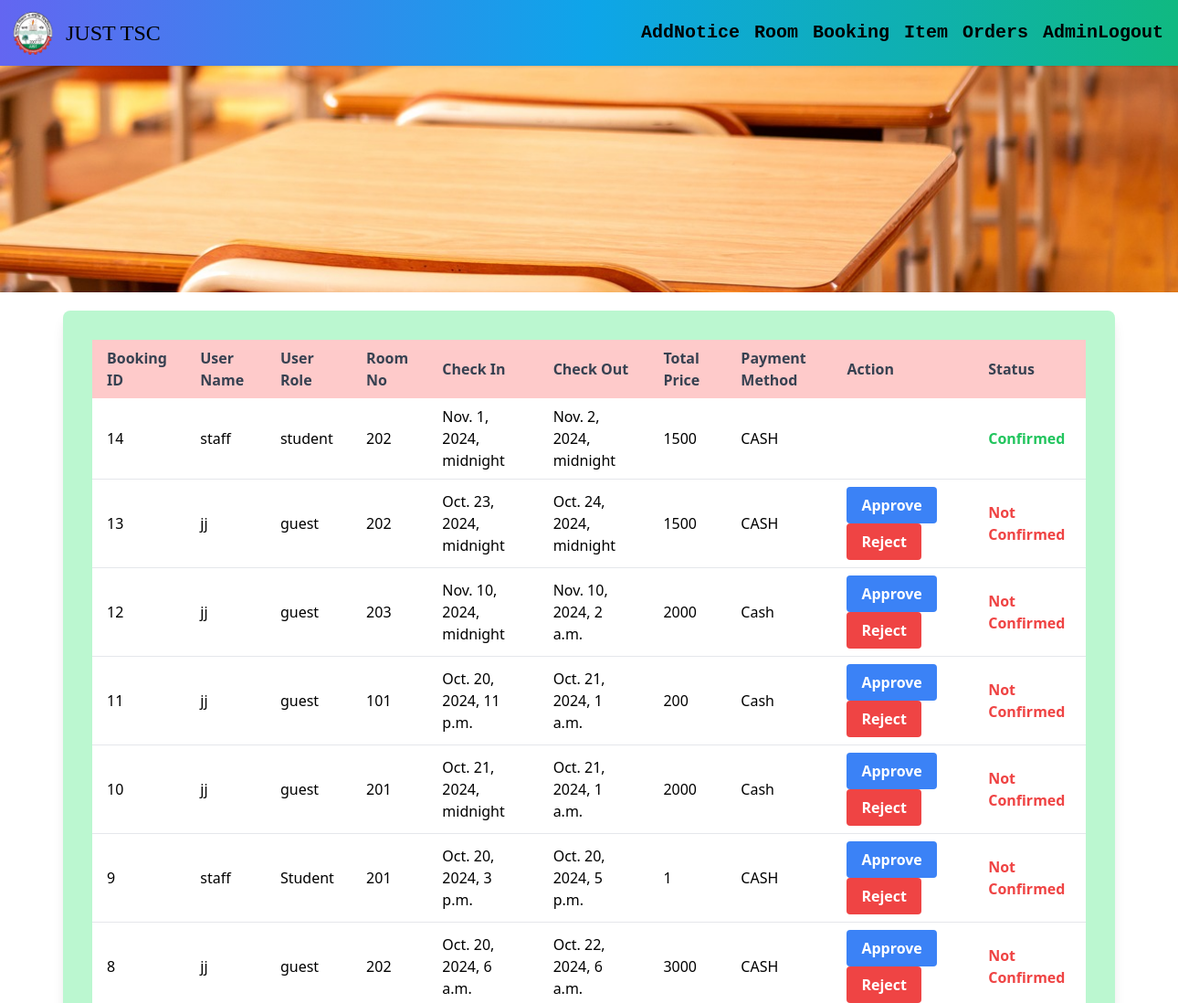
Before: /Booking_list/ (signed in, upper part) with the older database file.
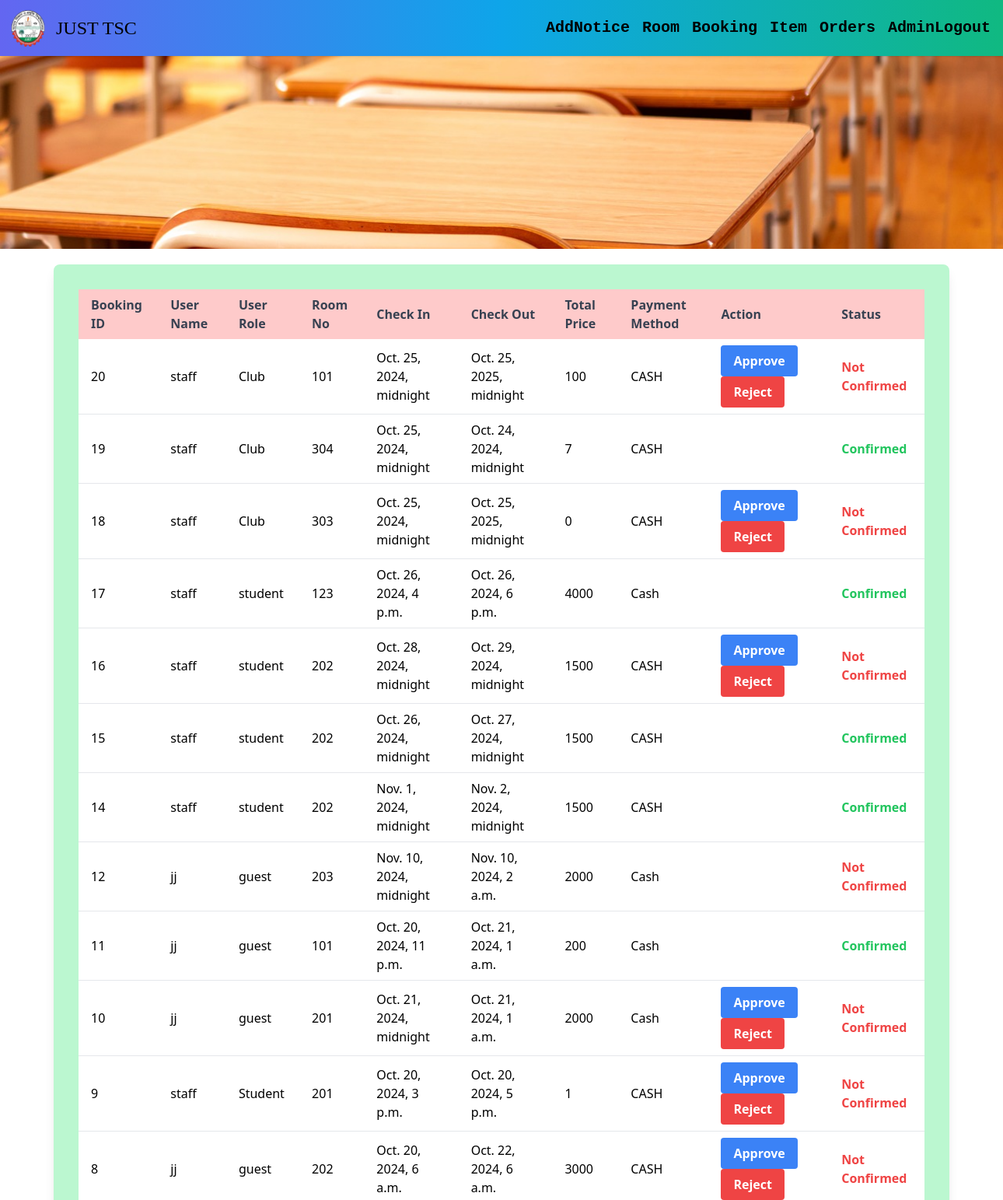
After: the same page with the newer database file.
### TSC/models.py (models this page shows, shortened)
class Booking(models.Model):
    PAYMENT_CHOICES = [
        ('CASH', 'CASH'),
        ('E-Payment', 'E-Payment'),
    ]
    booking_id = models.AutoField(primary_key=True)
    user=models.ForeignKey(settings.AUTH_USER_MODEL,on_delete=models.CASCADE)
    email = models.EmailField()
    room = models.ForeignKey(Room, on_delete=models.SET_NULL,null=True,blank=True)
    check_in=models.DateTimeField()
    check_out=models.DateTimeField()
    tot_price=models.IntegerField(default=0)
    payment_method = models.CharField(max_length=10, choices=PAYMENT_CHOICES, default='CASH')
    confirmed = models.IntegerField(default=0)
    role=models.CharField(max_length=10,default="Student")

class Room(models.Model):
    current_status=[
        ('Available for booking','Available for booking'),
        ('Not available currently','Not available currently'),
        ('Not for Booking','Not for booking'),
    ]
    room=models.CharField(max_length=50)
    roomtype = models.ForeignKey(Room_Type, on_delete=models.SET_NULL,null=True,blank=True)
    capacity=models.IntegerField(default=0)
    status = models.CharField(null=True,blank=True,max_length=50, choices=current_status)
    description=models.TextField(null=True,blank=True)
    img=models.FileField(upload_to='img')
    price=models.IntegerField(default=0)
    def __str__(self) -> str:
        return self.room

### TSC/views.py (the view)
# urls.py: path('Booking_list/',views.Booking_list,name="Booking_list"),
@user_passes_test(is_admin, login_url='/')
def Booking_list(request):
    booking_list=Booking.objects.all().order_by('-booking_id')
    return render(request,'Booking_list.html',{'booking_list':booking_list,'page_name':"BOOKING LIST"})

### TSC/views.py (called while the page is built)
def is_admin(user):
    return user.is_authenticated and user.is_staff

### templates/Booking_list.html (shortened to what this page needs)
{% extends "image.html" %}
{% block first %}
<div class="container mx-auto mt-5">
    <form class="w-full sm:max-w-lg md:max-w-2xl lg:max-w-10xl xl:max-w-6xl mx-auto bg-green-200 p-8 rounded-lg shadow-lg" method="POST" enctype="multipart/form-data">
        <table class="w-full text-left table-auto">
            <thead>
                <tr class="bg-red-200 text-gray-700">
                    <th scope="col" class="px-4 py-2">Booking ID</th>
                    <th scope="col" class="px-4 py-2">User Name</th>
                    <th scope="col" class="px-4 py-2">User Role</th>
                    <th scope="col" class="px-4 py-2">Room No</th>
                    <th scope="col" class="px-4 py-2">Check In</th>
                    <th scope="col" class="px-4 py-2">Check Out</th>
                    <th scope="col" class="px-4 py-2">Total Price</th>
                    <th scope="col" class="px-4 py-2">Payment Method</th>
                    <th scope="col" class="px-4 py-2">Action</th>
                    <th scope="col" class="px-4 py-2">Status</th>
                </tr>
            </thead>
            <tbody>
                {% for bl in booking_list %}
                <tr class="bg-white border-b border-gray-200">
                    <td class="px-4 py-2">{{ bl.booking_id }}</td>
                    <td class="px-4 py-2">{{ bl.user }}</td>
                    <td class="px-4 py-2">{{ bl.role }}</td>
                    <td class="px-4 py-2">{{ bl.room }}</td>
                    <td class="px-4 py-2">{{ bl.check_in }}</td>
                    <td class="px-4 py-2">{{ bl.check_out }}</td>
                    <td class="px-4 py-2">{{ bl.tot_price }}</td>
                    <td class="px-4 py-2">{{ bl.payment_method }}</td>
                    {% if bl.confirmed == 0 %}
                    <td class="px-4 py-2">
                        <a href="{% url 'approve_booking' bl.booking_id %}" class="inline-block bg-blue-500 hover:bg-blue-700 text-white font-bold py-2 px-4 rounded mr-2 transition duration-200" onclick="return confirm('Are you sure you want to approve this booking?');">Approve</a>
                        <a href="{% url 'reject_booking' bl.booking_id %}" class="inline-block bg-red-500 hover:bg-red-700 text-white font-bold py-2 px-4 rounded transition duration-200" onclick="return confirm('Are you sure you want to reject this booking?');">Reject</a>
                    </td>
                    {% else %}
                    <td class="px-4 py-2"></td>
                    {% endif %}
                    {% if bl.confirmed == 1 %}
                    <td class="px-4 py-2 text-green-500 font-semibold">Confirmed</td>
                    {% else %}
                    <td class="px-4 py-2 text-red-500 font-semibold">Not Confirmed</td>
                    {% endif %}
                </tr>
                {% endfor %}
            </tbody>
        </table>
    </form>
</div>
{% endblock %}

Changed rows visible on the page:
removed Booking: booking_id "13", user "jj", role "guest", room "202", check_in "Oct. 23, 2024, midnight", check_out "Oct. 24, 2024, midnight", tot_price "1500", payment_method "CASH", confirmed "Approve"
added Booking: booking_id "20", user "staff", role "Club", room "101", check_in "Oct. 25, 2024, midnight", check_out "Oct. 25, 2025, midnight", tot_price "100", payment_method "CASH", confirmed "Approve"
added Booking: booking_id "19", user "staff", role "Club", room "304", check_in "Oct. 25, 2024, midnight", check_out "Oct. 24, 2024, midnight", tot_price "7", payment_method "CASH", confirmed "Confirmed"
added Booking: booking_id "18", user "staff", role "Club", room "303", check_in "Oct. 25, 2024, midnight", check_out "Oct. 25, 2025, midnight", tot_price "0", payment_method "CASH", confirmed "Approve"
added Booking: booking_id "17", user "staff", role "student", room "123", check_in "Oct. 26, 2024, 4 p.m.", check_out "Oct. 26, 2024, 6 p.m.", tot_price "4000", payment_method "Cash", confirmed "Confirmed"
added Booking: booking_id "16", user "staff", role "student", room "202", check_in "Oct. 28, 2024, midnight", check_out "Oct. 29, 2024, midnight", tot_price "1500", payment_method "CASH", confirmed "Approve"
added Booking: booking_id "15", user "staff", role "student", room "202", check_in "Oct. 26, 2024, midnight", check_out "Oct. 27, 2024, midnight", tot_price "1500", payment_method "CASH", confirmed "Confirmed"
changed Booking "Nov. 10, 2024, midnight": no longer shows "Approve Reject"
changed Booking "Oct. 20, 2024, 11 p.m.": confirmed "Approve Reject Not Confirmed" → "Confirmed"
